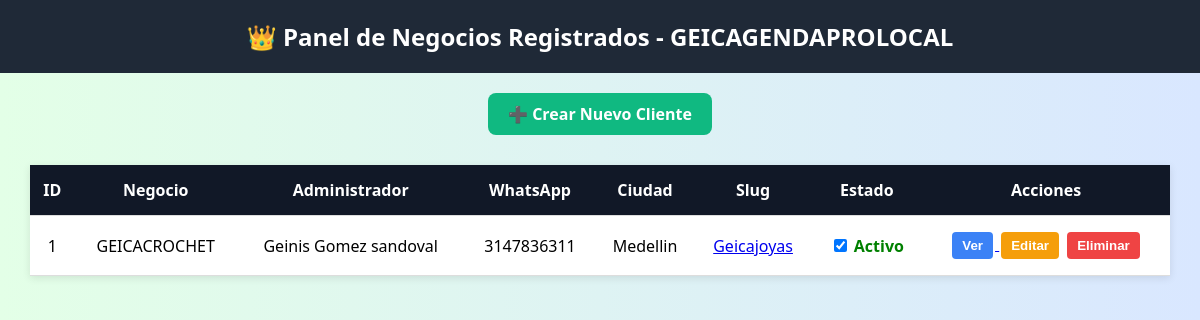
The app's page /panel-superadmin, older data.
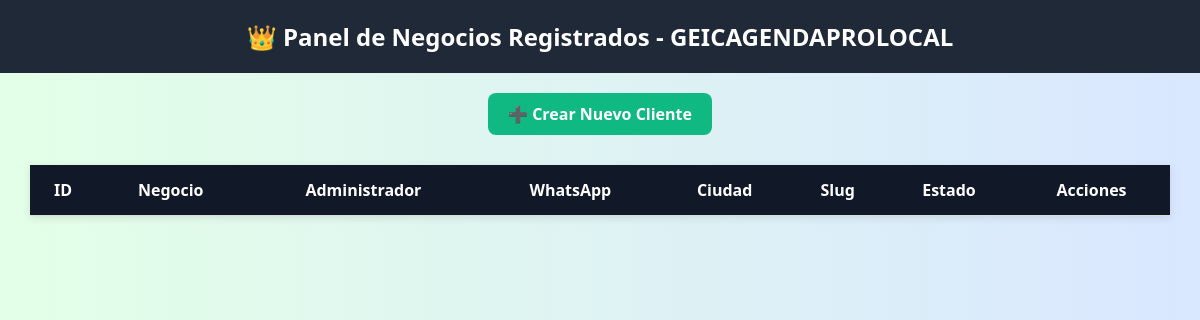
The same page, newer data.
### tables this page shows
CREATE TABLE negocio (
        id INTEGER PRIMARY KEY AUTOINCREMENT,
        nombre TEXT NOT NULL,
        telefono TEXT,
        correo TEXT,
        direccion TEXT,
        logo TEXT,
        fondo TEXT,
        slug TEXT UNIQUE,
        categoria TEXT,
        tipo_categoria TEXT,
        propietario_nombre TEXT,
        propietario_telefono TEXT,
        numero_nequi TEXT,
        numero_daviplata TEXT,
        cuenta_pse TEXT,
        whatsapp TEXT,
        ciudad TEXT,              
        contrasena TEXT,
        activo INTEGER DEFAULT 1  -- Nuevo campo para habilitar o deshabilitar el negocio
    );

### routes/superadmin_routes.py (the view)
@superadmin_routes.route('/panel-superadmin')
def panel_superadmin():
    conn = obtener_conexion()
    conn.row_factory = sqlite3.Row
    cursor = conn.cursor()
    cursor.execute("SELECT * FROM negocio ORDER BY id DESC")
    negocios = cursor.fetchall()
    conn.close()
    return render_template('panel_superadmin.html', negocios=negocios)

### database/conexion.py (called while the page is built)
def obtener_conexion():
    return sqlite3.connect('geica_controlrifas.db', timeout=10)  # espera hasta 10s si hay bloqueo

### templates/panel_superadmin.html (shortened to what this page needs)
<!DOCTYPE html>
<html lang="es">
<head>
</head>
<body>
<header>
    <h2>👑 Panel de Negocios Registrados - GEICAGENDAPROLOCAL</h2>
</header>
<div style="text-align:center;">
    <a href="{{ url_for('superadmin.crear_cliente') }}" class="btn-crear">➕ Crear Nuevo Cliente</a>
</div>
<table>
    <thead>
        <tr>
            <th>ID</th>
            <th>Negocio</th>
            <th>Administrador</th>
            <th>WhatsApp</th>
            <th>Ciudad</th>
            <th>Slug</th>
            <th>Estado</th>
            <th>Acciones</th>
        </tr>
    </thead>
    <tbody>
        {% for negocio in negocios %}
        <tr>
            <td>{{ negocio.id }}</td>
            <td>{{ negocio.nombre }}</td>
            <td>{{ negocio.propietario_nombre }}</td>
            <td>{{ negocio.propietario_telefono }}</td>
            <td>{{ negocio.ciudad }}</td>
            <td>
                <a href="/{{ negocio.slug }}" target="_blank">{{ negocio.slug }}</a>
            </td>
            <td>
                <form action="{{ url_for('superadmin.cambiar_estado_negocio') }}" method="POST">
                    <input type="checkbox" name="activo" onchange="this.form.submit()" {% if negocio.activo == 1 %}checked{% endif %}>
                    <span class="{{ 'estado-activo' if negocio.activo == 1 else 'estado-inactivo' }}">
                        {{ 'Activo' if negocio.activo == 1 else 'Inactivo' }}
                    </span>
                </form>
            </td>
            <td class="acciones">
                <a href="{{ url_for('admin.ver_rifas_admin_slug', slug=negocio.slug) }}">
                <button class="ver">Ver</button>
                </a>
                <button class="editar">Editar</button>
                <button class="eliminar">Eliminar</button>
            </td>
        </tr>
        {% endfor %}
    </tbody>
</table>
</body>
</html>

### templates/panel_superadmin.html (style rules this page uses)
body { font-family: 'Segoe UI', sans-serif; background: linear-gradient(to right, #e3ffe7, #d9e7ff); margin: 0; padding: 0; }
header { background-color: #1f2937; color: white; padding: 20px; text-align: center; }
h2 { margin: 0; font-size: 24px; }
.btn-crear { display: inline-block; margin: 20px auto; background-color: #10b981; color: white; padding: 10px 20px; font-weight: bold; text-decoration: none; border-radius: 8px; transition: background-color 0.3s ease; }
table { width: 95%; margin: 10px auto; border-collapse: collapse; background: white; box-shadow: 0 2px 8px rgba(0,0,0,0.1); }
th, td { padding: 14px 10px; text-align: center; border-bottom: 1px solid #ddd; }
th { background-color: #111827; color: white; }

Row changes from the older to the newer data that the page shows:
removed negocio: id "1", nombre "GEICACROCHET", propietario_nombre "Geinis Gomez sandoval", propietario_telefono "3147836311", ciudad "Medellin", slug "Geicajoyas", activo "☑", activo "Activo"
